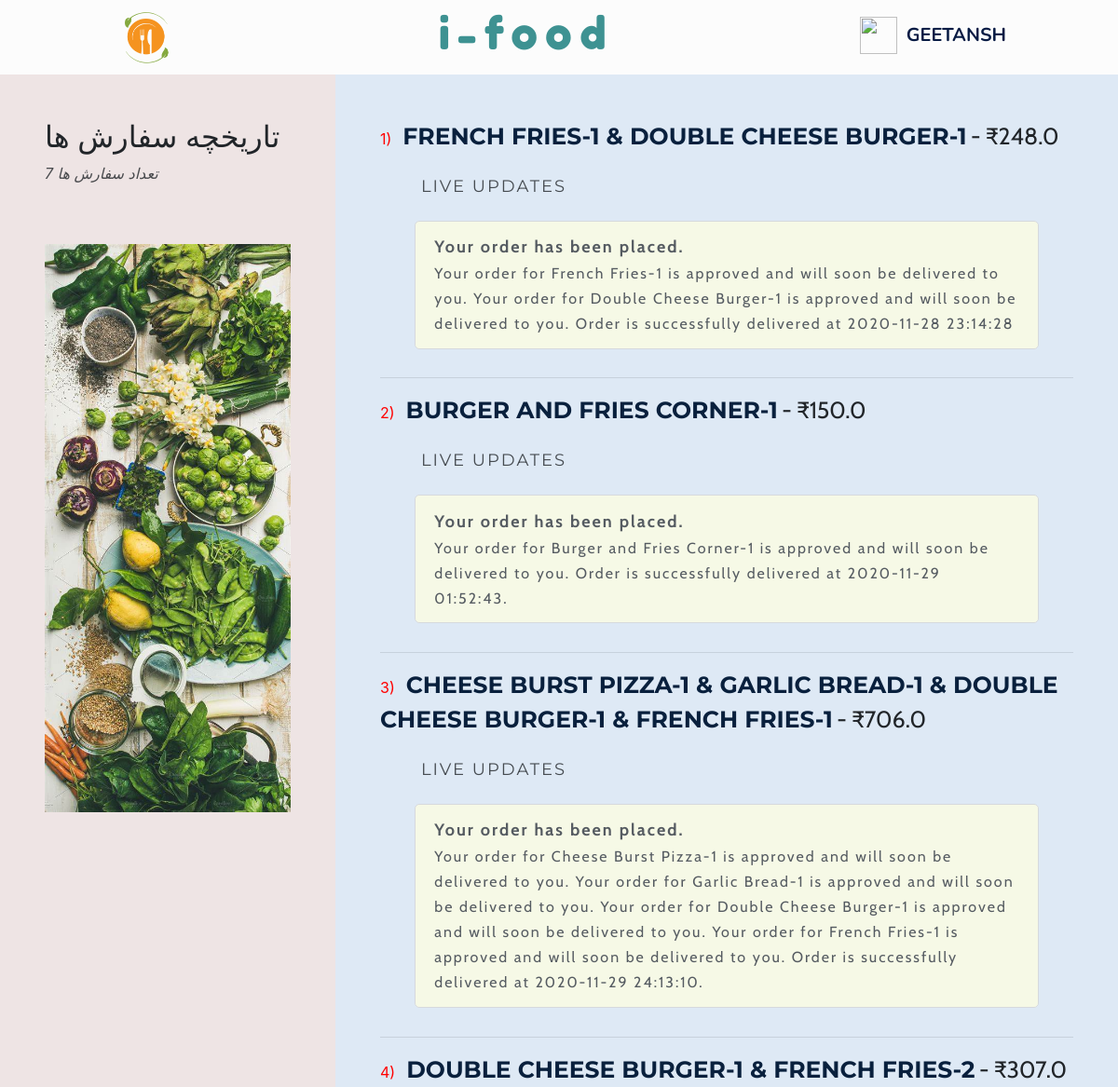
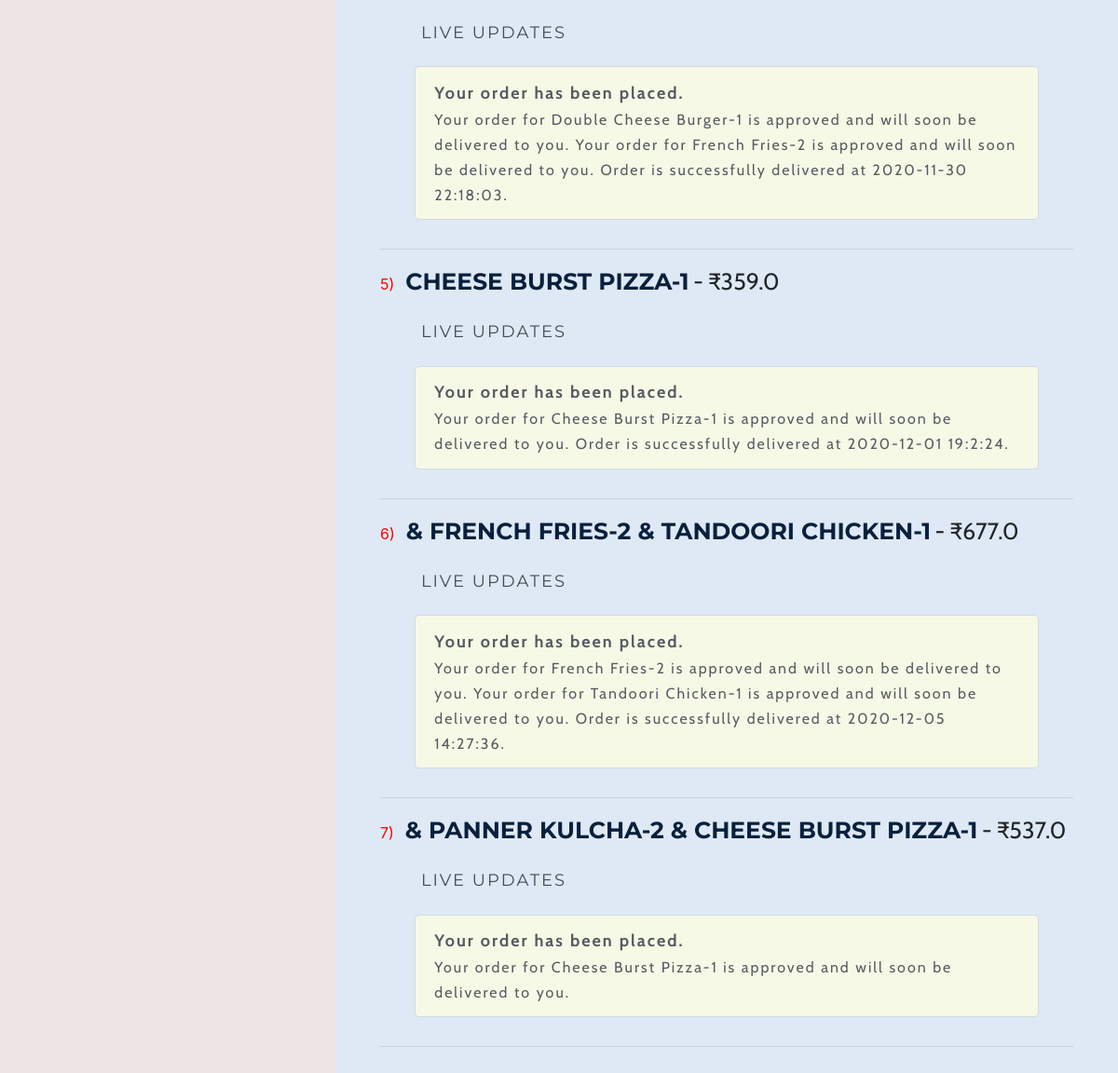
Page /history/ (signed in) on the committed database (2 pictures, top to bottom).
### food_items/models.py (models this page shows, shortened)
class Order(models.Model):
    customer = models.ForeignKey(Customer, on_delete=models.CASCADE, related_name='cust')
    cart = models.ForeignKey(Cart, on_delete=models.CASCADE, default="")
    deliveryaddress = models.CharField(max_length=150)
    item = models.CharField(max_length=200, null=True)
    total = models.FloatField()
    placed = models.DateTimeField(auto_now_add=True)
    deliverytime = models.CharField(max_length=100, blank=True)
    status = models.TextField(default="Your order has been placed.")
    approved = models.BooleanField(default=False)

### home/views.py (the view)
# urls.py: path('history/', views.history, name='history'),
def history(request):
    username = request.user.username
    if username == "" or username == None:
        messages.error(request, 'you need to be logged in to view your order history.')
        return redirect('home')
    else:
        user = User.objects.get(username=username)
        customer = Customer.objects.get(user=user)
        orders = Order.objects.filter(customer=customer)
        return render(request, 'history.html', {'orders':orders})

### templates/history.html (shortened to what this page needs)
{% extends 'base.html' %}
{% load static %}
{% block content %}
    <nav style="display: flex;flex-direction:row;justify-content:space-between;padding:0% 10% 0 10%;background-color:rgb(252, 252, 252)" class="navbar navbar-dark bg-dark;">
        <div>
            <a class="navbar-brand" href="/">
                <img src="{% static 'images/foodIcon.png' %}" width="70" height="70" alt="" loading="lazy">
            </a>
        </div>
        <div>
            <h1 style="font-family: 'Fredoka One', cursive;letter-spacing:8px;font-size:48px;opacity:1;color:rgb(62, 146, 146)">i-food</h1>
        </div>
        <div>
            <img src="{% static 'images/pizzaicon.png' %}" alt="" height="40" width="40" style="margin-bottom: 5px;">
            <span style="font-family: 'Nunito', sans-serif; font-size:20px;text-transform:uppercase;padding-left:5px;color:rgb(8, 27, 68);"><b>{{request.user.first_name}}</b></span>
        </div>
    </nav>
    <div style="display: flex;flex-direction:row;justify-content:space-between;">
        <div style="background-color: rgb(238, 228, 228);width:30%;padding:4%;display:flex;flex-direction:column;;">
            <h2>تاریخچه سفارش ها</h2>
            <div style="opacity: 0.8;">
                {% if orders.count == 1 %}
                    <i><p>Total Order {{orders.count}}</p></i>
                {% else %}
                    <i><p>تعداد سفارش ها {{orders.count}}</p></i>
                {% endif %}
            </div>
            <div style="opacity: 1;">
                <br><br><img src="{% static 'images/sideimage2.jpg' %}" alt="" width="100%">
            </div>
        </div>
        <div style="background-color: rgb(222, 233, 245);width:70%;padding:4%;">
            {% if orders %}
                {% for order in orders %}
                    <div>
                        <span style="font-size: 16px;margin-right:1%;color:red">{{forloop.counter}})</span>
                        <b style="font-family: 'Montserrat', sans-serif;font-size:25px;color:rgb(9, 32, 61)">{{order.item|upper}}</b> <span style="font-size: 25px;font-family: 'Cabin', sans-serif;"> - ₹{{order.total}}</span>
                        <div style="padding:2% 5%;font-size:18px;opacity:0.8;letter-spacing:2px;">
                            <p style="font-family: 'Montserrat', sans-serif;text-transform:uppercase;padding:1%;">Live Updates</>
                            <div style="padding:2% 3%;border:1px solid lightgrey;border-radius:5px;opacity:0.9;background-color:lightyellow">
                                <b><span style="font-family: 'Cabin', sans-serif;">{{order.status|slice:"0:28"}}</span></b><br>
                                <span style="font-family: 'Cabin', sans-serif;font-size:16px;">{{order.status|slice:"28:"}}</span>
                            </div>
                        </div>
                    </div>
                    <hr>
                {% endfor %}
                <div style="display: block;text-align:center">
                    <br><br><img src="{% static 'images/horiimage.jpg' %}" alt="" width="80%" style="opacity: 0.98;">
                </div>
            {% else %}
                    <h1 style="color: crimson;text-align:center">سفارشی وجود ندارد</h1>
                    <div style="display: block;text-align:center">
                        <br><br><img src="{% static 'images/horiimage.jpg' %}" alt="" width="80%" style="opacity: 0.98;">
                    </div>
            {% endif %}
        </div>
    </div>
{% endblock content %}

### templates/base.html (shortened to what this page needs)
<!DOCTYPE html>
{% load static %}
<html lang="en">
<head>
    <link rel="stylesheet" href="https://cdn.jsdelivr.net/npm/bootstrap@4.5.3/dist/css/bootstrap.min.css">
</head>
<body>
    {% block content %}{% endblock content %}
</body>
</html>

### rows in the picture
Order: item "FRENCH FRIES-1 & DOUBLE CHEESE BURGER-1", total "248.0", status "Your order has been placed.", status "Your order for French Fries-1 is approved and will soon be delivered to you. Your order for Double Cheese Burger-1 is approved and will soon be delivered to you. Order is successfully delivered at 2020-11-28 23:14:28"
Order: item "BURGER AND FRIES CORNER-1", total "150.0", status "Your order has been placed.", status "Your order for Burger and Fries Corner-1 is approved and will soon be delivered to you. Order is successfully delivered at 2020-11-29 01:52:43."
Order: item "CHEESE BURST PIZZA-1 & GARLIC BREAD-1 & DOUBLE CHEESE BURGER-1 & FRENCH FRIES-1", total "706.0", status "Your order has been placed.", status "Your order for Cheese Burst Pizza-1 is approved and will soon be delivered to you. Your order for Garlic Bread-1 is approved and will soon be delivered to you. Your order for Double Cheese Burger-1 is approved and will soon be delivered to you. Your order for French Fries-1 is approved and will soon be delivered to you. Order is successfully delivered at 2020-11-29 24:13:10."
Order: item "DOUBLE CHEESE BURGER-1 & FRENCH FRIES-2", total "307.0", status "Your order has been placed.", status "Your order for Double Cheese Burger-1 is approved and will soon be delivered to you. Your order for French Fries-2 is approved and will soon be delivered to you. Order is successfully delivered at 2020-11-30 22:18:03."
Order: item "CHEESE BURST PIZZA-1", total "359.0", status "Your order has been placed.", status "Your order for Cheese Burst Pizza-1 is approved and will soon be delivered to you. Order is successfully delivered at 2020-12-01 19:2:24."
Order: item "& FRENCH FRIES-2 & TANDOORI CHICKEN-1", total "677.0", status "Your order has been placed.", status "Your order for French Fries-2 is approved and will soon be delivered to you. Your order for Tandoori Chicken-1 is approved and will soon be delivered to you. Order is successfully delivered at 2020-12-05 14:27:36."
Order: item "& PANNER KULCHA-2 & CHEESE BURST PIZZA-1", total "537.0", status "Your order has been placed.", status "Your order for Cheese Burst Pizza-1 is approved and will soon be delivered to you."

### other values in the picture
{{ request.user.first_name }} "GEETANSH"
{{ orders.count }} "7"
